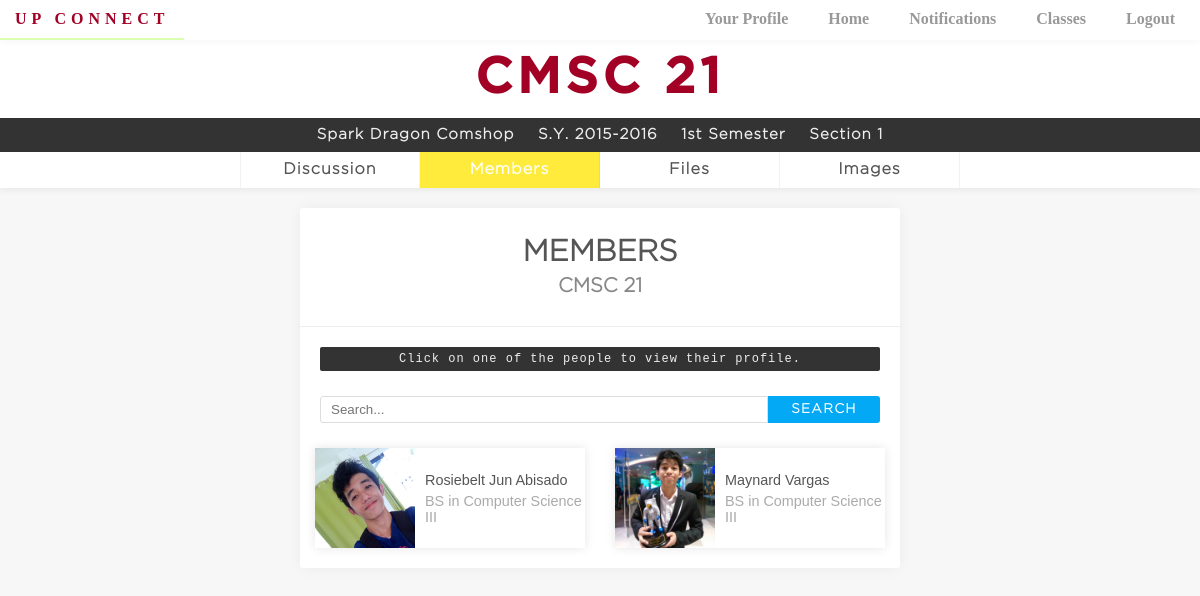
The app's page /members.php?classid=1 (signed in) with its own data.
### tables this page shows
CREATE TABLE `class` (
  `class_id` int(11) NOT NULL,
  `teacher_id` varchar(5) NOT NULL,
  `section` int(6) NOT NULL,
  `course_id` int(11) NOT NULL,
  `sem_id` int(9) NOT NULL
);

CREATE TABLE `course` (
  `course_id` int(11) NOT NULL,
  `course_name` varchar(30) NOT NULL,
  `course_description` text NOT NULL,
  `descriptive_title` varchar(100) NOT NULL
);

CREATE TABLE `teacher` (
  `teacher_id` varchar(5) NOT NULL,
  `firstname` varchar(30) NOT NULL,
  `middlename` varchar(30) NOT NULL,
  `lastname` varchar(30) NOT NULL,
  `password` varchar(100) NOT NULL,
  `email` varchar(60) NOT NULL
);

CREATE TABLE `semester` (
  `sem_id` int(9) NOT NULL,
  `school_year` varchar(9) NOT NULL,
  `sem_no` int(1) NOT NULL
);

CREATE TABLE `enroll_class` (
  `student_id` varchar(9) NOT NULL,
  `class_id` int(9) NOT NULL
);

CREATE TABLE `student` (
  `student_id` varchar(9) NOT NULL,
  `firstname` varchar(30) NOT NULL,
  `middlename` varchar(30) NOT NULL,
  `lastname` varchar(30) NOT NULL,
  `email` varchar(40) NOT NULL,
  `year_lvl` int(2) NOT NULL,
  `degree_id` int(11) NOT NULL,
  `password` varchar(100) NOT NULL
);

### members.php (the view, shortened to what this page needs)
<!DOCTYPE php>
<html>
<head>
	<link rel="stylesheet" type="text/css" href="css/style.css">
	<link rel="stylesheet" type="text/css" href="css/member.css">
	<link rel="stylesheet" type="text/css" href="css/navigationbar.css">
	<link rel="stylesheet" type="text/css" href="css/class.css">
	<link rel="stylesheet" type="text/css" href="css/search.css">
</head>
<body>
	<?php
		require "connect.php";
		$query = "select * from teacher natural join course natural join class natural join semester where class_id = {$_GET['classid']}";
		$result = mysqli_query($dbconn, $query);
		if(mysqli_affected_rows($dbconn)){
			$row = mysqli_fetch_assoc($result);
		}
		$student=[];
		$query = "select * from enroll_class natural join student natural join degree where class_id = {$_GET['classid']}";
		$result = mysqli_query($dbconn, $query);
		if(mysqli_affected_rows($dbconn)){
			while($data = mysqli_fetch_assoc($result)){
				$student[]=$data;
			}
		}
	 ?>
	<nav id="nav">
		<a href="home.php" class="floattran">UP Connect</a>
		<a href="myprofile.php" class="floattran">Your Profile</a>
		<a href="home.php" class="floattran">Home</a>
		<a href="#" class="floattran">Notifications</a>
		<a href="#" class="floattran">Classes</a>
		<a href="logout.php" class="floattran">Logout</a>
	</nav>
	<div id="classContainer">
	<header class="class">
		<h1 class="classtitle"><?php echo $row['course_name'] ?></h1>
		<ul class="class description">
			<li><p class="description"><?php echo $row['firstname']." ".$row['middlename']." ".$row['lastname']; ?></p></li>
			<li><p class="description">S.Y. <?php echo $row['school_year'] ?></p></li>
			<li><p class="description"><?php
				if($row['sem_no']==1){
					echo "1st";
				}
			 ?> Semester</p></li>
			<li><p class="description">Section <?php echo $row['section'] ?></p></li>
		</ul>
	</header>
	<ul class="grouplinks">
		<li><a href="class.php?classid=<?=$_GET['classid']?>" class="floattran">Discussion</a></li>
		<li><a href="members.php" class="floattran active">Members</a></li>
		<li><a href="files.php?classid=<?=$_GET['classid']?>" class="floattran">Files</a></li>
		<li><a href="images.php?classid=<?=$_GET['classid']?>" class="floattran">Images</a></li>
	</ul>
	<div class="container">
		<h1>MEMBERS</h1>
		<h2><?=$row['course_name']?></h2>
		<p class="instructions" style="margin: 10px 20px;">Click on one of the people to view their profile.</p>
		<form class="searchthroughlist">
			<input type="text" name="keyword" placeholder="Search...">
			<input type="submit" name="submit" value="SEARCH">
		</form>
		<ul class="studentlist">
		<?php foreach ($student as $value):?>
			<li><a href="
				<?php
					if($value['student_id']==$_SESSION['userid']){
						echo "myprofile.php";
					}else{
						echo "profile.php?student_id=".$value['student_id'];
					}
				?>">
				<img src="images/profile_images/<?=$value['student_id']?>.jpg">
				<ul class="description">
					<li class="descriptionName"><?php echo $value['firstname']." ".$value['lastname']?></li>
					<li class="descriptionCourseYear">BS in Computer Science III</li>
				</ul>
			</a></li>
		<?php endforeach?>
		</ul>
	</div>
	</div>
</body>
</html>

### css/style.css (style rules this page uses)
* { margin: 0; padding: 0; color: #555; }
body { display: flex; min-height: 667px; align-items: center; justify-content: center; background-color: rgba(0,0,0,0.03); }
.container { text-align: center; }
.classbtn, .name, .user.description, .description, .grouplinks > li > a, .filecontainer > p { font-weight: bold; font-family: GothamLight; }
.instructions { color: #EEE; display: block; font-size: 12px; text-align: center; border-radius: 2px; letter-spacing: 1px; background-color: #333; margin: 0 auto 5% auto; font-family: "Courier New"; padding: 5px 15px 5px 15px; }

### css/member.css (style rules this page uses)
body { display: initial; align-items: initial; justify-content: initial; background-color: rgba(0,0,0,0.03); }
.classtitle { text-align: center; }
.container { width: 50%; text-align: left; margin: auto; margin-top: 0; margin-bottom: 50px; padding-bottom: 5px; background-color: white; box-shadow: 0 0 15px rgba(0,0,0,0.05); border-radius: 3px; }
.container h1 { font-family: GothamLight; font-size: 30px; font-weight: bold; text-align: center; padding: 30px 0 10px 0; color: #555; }
.container h2 { font-family: GothamLight; font-size: 20px; font-weight: bold; color: #888; text-align: center; padding-bottom: 30px; border-bottom: 1px solid #EEE; margin-bottom: 20px; }
.studentlist { list-style: none; display: flex; flex-direction: row; flex-wrap: wrap; justify-content: space-around; }
.studentlist > li { background-color: white; box-shadow: 0 0 10px rgba(0,0,0,0.1); width: 45%; margin: 0 10px 15px 10px; }
.studentlist a { height: 100px; width: 100%; display: flex; align-items: center; text-decoration: none; }
.studentlist a .description { margin-left: 10px; font-family: arial; font-weight: normal; font-size: 0.9em; }
.studentlist img { height: 100px; width: 100px; object-position: center; object-fit: cover; }
.studentlist a .descriptionName { margin-bottom: 5px; }
.studentlist a .descriptionCourseYear { color: #AAA; }

### css/navigationbar.css (style rules this page uses)
nav { z-index: 1; top: 0; left: 0; width: 100%; position: fixed; display: inline-flex; background-color: #FFF; box-shadow: 0 0 10px rgba(0,0,0,0.05); }
nav > a { color: #999; font-weight: bold; font-family: "Gotham Light"; font-size: 1em!important; padding: 10px 15px 10px 15px; display: block; transition: 0.2s; margin-right: 10px; text-decoration: none!important; border-bottom: 2px solid rgba(0,0,0,0); }
nav > a:first-child { color: #a20025; display: block; transition: 0.2s; font-weight: bold; letter-spacing: 5px; text-transform: uppercase; font-family: "Gotham Medium"; border-bottom: 2px solid rgba(0,0,0,0); }
nav > a:nth-child(2) { margin-left: auto; }

### css/class.css (style rules this page uses)
.class { overflow: auto; background-color: white; box-shadow: 0px 5px 3px rgba(0,0,0,0.1); }
.classtitle { padding: 15px; font-size: 50px; letter-spacing: 5px; font-family: GothamMedium; color: #a20025; margin: 0; }
.description { list-style: none; }
.description.class { width: 100%; padding: 10px; display: inline-flex; background-color: #333; box-sizing: border-box; justify-content: center; margin: 0; }
ul.description.class > li { margin: 0 1% 0 1%; }
ul.description.class > li > p { color: #EEE; font-size: 15px; letter-spacing: 1px; }
ul.class.description > li:first-child { clear: right; }
p.description { color: #666; font-size: 20px; text-align: center; margin: 0; }
ul.grouplinks { padding: 0 20%; display: flex; list-style: none; margin: 0 0 20px 0; justify-content: center; box-shadow: 0 3px 5px rgba(0,0,0,0.05); background-color: white; }
ul.grouplinks > li { width: 100%; }
ul.grouplinks > li > a { background-color: white; display: block; color: #555; margin: 0; width: 100%; padding: 10px; transition: 0.4s; letter-spacing: 1px; text-align: center; text-decoration: none; box-sizing: border-box; border-right: 1px solid rgba(0,0,0,0.05); }
ul.grouplinks > li:first-child > a { border-left: 1px solid rgba(0,0,0,0.05); }
ul.grouplinks > li > a.active { background-color: #FFEB3B; color: white; }

### css/search.css (style rules this page uses)
.searchthroughlist { margin: 25px 20px; display: flex; }
.searchthroughlist input[type=text] { padding: 5px 10px; border: 1px solid #DDD; border-radius: 3px 0 0 3px; width: 80%; box-sizing: border-box; transition: 0.3s; }
.searchthroughlist input[type=submit] { width: 20%; box-sizing: border-box; padding: 5px 10px; border: none; border-radius: 0 3px 3px 0; font-family: GothamLight; font-weight: bold; text-transform: uppercase; color: white; background-color: #03A9F4; transition: 0.3s; letter-spacing: 0.1em; }

### records on screen
class: course.course_name "CMSC 21", teacher.firstname "Spark", teacher.middlename "Dragon", teacher.lastname "Comshop", sem.school_year "2015-2016", section "1"
enroll_class: student (picture), student.firstname "Rosiebelt Jun", student.lastname "Abisado"
enroll_class: student (picture), student.firstname "Maynard", student.lastname "Vargas"
